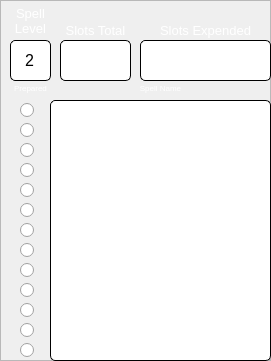
    <widget class="QFrame" name="frame_25">
     <property name="geometry">
      <rect>
       <x>310</x>
       <y>110</y>
       <width>271</width>
       <height>361</height>
      </rect>
     </property>
     <property name="frameShape">
      <enum>QFrame::StyledPanel</enum>
     </property>
     <property name="frameShadow">
      <enum>QFrame::Raised</enum>
     </property>
     <widget class="QLineEdit" name="SpellcastingAbility_8">
      <property name="geometry">
       <rect>
        <x>10</x>
        <y>40</y>
        <width>41</width>
        <height>41</height>
       </rect>
      </property>
      <property name="font">
       <font>
        <pointsize>12</pointsize>
       </font>
      </property>
      <property name="styleSheet">
       <string notr="true"> background-color: white;
 border-style: solid;
 border-width:1px;
 border-radius:5px;
 border-color: black;</string>
      </property>
      <property name="text">
       <string>2</string>
      </property>
      <property name="alignment">
       <set>Qt::AlignCenter</set>
      </property>
      <property name="readOnly">
       <bool>true</bool>
      </property>
     </widget>
     <widget class="QLineEdit" name="SlotsTotal2">
      <property name="geometry">
       <rect>
        <x>60</x>
        <y>40</y>
        <width>71</width>
        <height>41</height>
       </rect>
      </property>
      <property name="font">
       <font>
        <pointsize>12</pointsize>
       </font>
      </property>
      <property name="styleSheet">
       <string notr="true"> background-color: white;
 border-style: solid;
 border-width:1px;
 border-radius:5px;
 border-color: black;</string>
      </property>
      <property name="text">
       <string/>
      </property>
      <property name="alignment">
       <set>Qt::AlignCenter</set>
      </property>
     </widget>
     <widget class="QPlainTextEdit" name="Lvl2Spells">
      <property name="geometry">
       <rect>
        <x>50</x>
        <y>100</y>
        <width>221</width>
        <height>261</height>
       </rect>
      </property>
      <property name="font">
       <font>
        <pointsize>11</pointsize>
       </font>
      </property>
      <property name="styleSheet">
       <string notr="true"> background-color: white;
 border-style: solid;
 border-width:1px;
 border-radius:5px;
 border-color: black;</string>
      </property>
      <property name="plainText">
       <string/>
      </property>
     </widget>
     <widget class="QLabel" name="label_116">
      <property name="geometry">
       <rect>
        <x>0</x>
        <y>0</y>
        <width>61</width>
        <height>41</height>
       </rect>
      </property>
      <property name="font">
       <font>
        <pointsize>10</pointsize>
       </font>
      </property>
      <property name="styleSheet">
       <string notr="true">color: rgb(255, 255, 255);</string>
      </property>
      <property name="text">
       <string>Spell
Level</string>
      </property>
      <property name="alignment">
       <set>Qt::AlignCenter</set>
      </property>
     </widget>
     <widget class="QLineEdit" name="Expended2">
      <property name="geometry">
       <rect>
        <x>140</x>
        <y>40</y>
        <width>131</width>
        <height>41</height>
       </rect>
      </property>
      <property name="font">
       <font>
        <pointsize>12</pointsize>
       </font>
      </property>
      <property name="styleSheet">
       <string notr="true"> background-color: white;
 border-style: solid;
 border-width:1px;
 border-radius:5px;
 border-color: black;</string>
      </property>
      <property name="text">
       <string/>
      </property>
      <property name="alignment">
       <set>Qt::AlignCenter</set>
      </property>
     </widget>
     <widget class="QLabel" name="label_117">
      <property name="geometry">
       <rect>
        <x>50</x>
        <y>20</y>
        <width>91</width>
        <height>21</height>
       </rect>
      </property>
      <property name="font">
       <font>
        <pointsize>10</pointsize>
       </font>
      </property>
      <property name="styleSheet">
       <string notr="true">color: rgb(255, 255, 255);</string>
      </property>
      <property name="text">
       <string>Slots Total</string>
      </property>
      <property name="alignment">
       <set>Qt::AlignCenter</set>
      </property>
     </widget>
     <widget class="QLabel" name="label_118">
      <property name="geometry">
       <rect>
        <x>140</x>
        <y>20</y>
        <width>131</width>
        <height>21</height>
       </rect>
      </property>
      <property name="font">
       <font>
        <pointsize>10</pointsize>
       </font>
      </property>
      <property name="styleSheet">
       <string notr="true">color: rgb(255, 255, 255);</string>
      </property>
      <property name="text">
       <string>Slots Expended</string>
      </property>
      <property name="alignment">
       <set>Qt::AlignCenter</set>
      </property>
     </widget>
     <widget class="QRadioButton" name="Lvl2Prep2">
      <property name="geometry">
       <rect>
        <x>20</x>
        <y>120</y>
        <width>16</width>
        <height>20</height>
       </rect>
      </property>
      <property name="text">
       <string/>
      </property>
      <property name="autoExclusive">
       <bool>false</bool>
      </property>
     </widget>
     <widget class="QRadioButton" name="Lvl2Prep1">
      <property name="geometry">
       <rect>
        <x>20</x>
        <y>100</y>
        <width>16</width>
        <height>20</height>
       </rect>
      </property>
      <property name="text">
       <string/>
      </property>
      <property name="autoExclusive">
       <bool>false</bool>
      </property>
     </widget>
     <widget class="QRadioButton" name="Lvl2Prep4">
      <property name="geometry">
       <rect>
        <x>20</x>
        <y>160</y>
        <width>16</width>
        <height>20</height>
       </rect>
      </property>
      <property name="text">
       <string/>
      </property>
      <property name="autoExclusive">
       <bool>false</bool>
      </property>
     </widget>
     <widget class="QRadioButton" name="Lvl2Prep3">
      <property name="geometry">
       <rect>
        <x>20</x>
        <y>140</y>
        <width>16</width>
        <height>20</height>
       </rect>
      </property>
      <property name="text">
       <string/>
      </property>
      <property name="autoExclusive">
       <bool>false</bool>
      </property>
     </widget>
     <widget class="QRadioButton" name="Lvl2Prep6">
      <property name="geometry">
       <rect>
        <x>20</x>
        <y>200</y>
        <width>16</width>
        <height>20</height>
       </rect>
      </property>
      <property name="text">
       <string/>
      </property>
      <property name="autoExclusive">
       <bool>false</bool>
      </property>
     </widget>
     <widget class="QRadioButton" name="Lvl2Prep5">
      <property name="geometry">
       <rect>
        <x>20</x>
        <y>180</y>
        <width>16</width>
        <height>20</height>
       </rect>
      </property>
      <property name="text">
       <string/>
      </property>
      <property name="autoExclusive">
       <bool>false</bool>
      </property>
     </widget>
     <widget class="QRadioButton" name="Lvl2Prep8">
      <property name="geometry">
       <rect>
        <x>20</x>
        <y>240</y>
        <width>16</width>
        <height>20</height>
       </rect>
      </property>
      <property name="text">
       <string/>
      </property>
      <property name="autoExclusive">
       <bool>false</bool>
      </property>
     </widget>
     <widget class="QRadioButton" name="Lvl2Prep7">
      <property name="geometry">
       <rect>
        <x>20</x>
        <y>220</y>
        <width>16</width>
        <height>20</height>
       </rect>
      </property>
      <property name="text">
       <string/>
      </property>
      <property name="autoExclusive">
       <bool>false</bool>
      </property>
     </widget>
     <widget class="QLabel" name="label_119">
      <property name="geometry">
       <rect>
        <x>10</x>
        <y>80</y>
        <width>41</width>
        <height>16</height>
       </rect>
      </property>
      <property name="font">
       <font>
        <pointsize>6</pointsize>
       </font>
      </property>
      <property name="styleSheet">
       <string notr="true">color: rgb(255, 255, 255);</string>
      </property>
      <property name="text">
       <string>Prepared</string>
      </property>
      <property name="alignment">
       <set>Qt::AlignCenter</set>
      </property>
     </widget>
     <widget class="QLabel" name="label_120">
      <property name="geometry">
       <rect>
        <x>50</x>
        <y>80</y>
        <width>221</width>
        <height>16</height>
       </rect>
      </property>
      <property name="font">
       <font>
        <pointsize>6</pointsize>
       </font>
      </property>
      <property name="styleSheet">
       <string notr="true">color: rgb(255, 255, 255);</string>
      </property>
      <property name="text">
       <string>Spell Name</string>
      </property>
      <property name="alignment">
       <set>Qt::AlignCenter</set>
      </property>
     </widget>
     <widget class="QRadioButton" name="Lvl2Prep11">
      <property name="geometry">
       <rect>
        <x>20</x>
        <y>300</y>
        <width>16</width>
        <height>20</height>
       </rect>
      </property>
      <property name="text">
       <string/>
      </property>
      <property name="autoExclusive">
       <bool>false</bool>
      </property>
     </widget>
     <widget class="QRadioButton" name="Lvl2Prep10">
      <property name="geometry">
       <rect>
        <x>20</x>
        <y>280</y>
        <width>16</width>
        <height>20</height>
       </rect>
      </property>
      <property name="text">
       <string/>
      </property>
      <property name="autoExclusive">
       <bool>false</bool>
      </property>
     </widget>
     <widget class="QRadioButton" name="Lvl2Prep13">
      <property name="geometry">
       <rect>
        <x>20</x>
        <y>340</y>
        <width>16</width>
        <height>20</height>
       </rect>
      </property>
      <property name="text">
       <string/>
      </property>
      <property name="autoExclusive">
       <bool>false</bool>
      </property>
     </widget>
     <widget class="QRadioButton" name="Lvl2Prep12">
      <property name="geometry">
       <rect>
        <x>20</x>
        <y>320</y>
        <width>16</width>
        <height>20</height>
       </rect>
      </property>
      <property name="text">
       <string/>
      </property>
      <property name="autoExclusive">
       <bool>false</bool>
      </property>
     </widget>
     <widget class="QRadioButton" name="Lvl2Prep9">
      <property name="geometry">
       <rect>
        <x>20</x>
        <y>260</y>
        <width>16</width>
        <height>20</height>
       </rect>
      </property>
      <property name="text">
       <string/>
      </property>
      <property name="autoExclusive">
       <bool>false</bool>
      </property>
     </widget>
    </widget>
